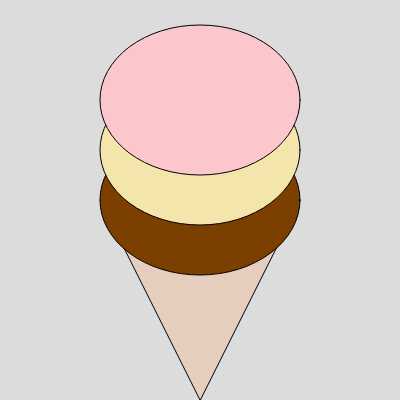
Frame 1 (no input)
Frame 60 (no input): identical to frame 1, image omitted
Frame 120 (the mouse pressed at the canvas centre since frame 60): identical to frame 1, image omitted

The p5.js sketch that drew this single still picture (run headless with seeded random() and noise() and a simulated clock; from frame 60 on, the mouse is pressed at the canvas centre):

// p5.js sketch
// ── sketch.js
function setup() {
  createCanvas(400, 400);
}

function draw() {
  background(220);

  fill(229, 206, 189); 
  triangle(200, 400, 100, 200, 300, 200); 

  fill(123, 63, 0); 
  ellipse(200, 200, 200, 150);
  
  fill(243, 229, 171); 
  ellipse(200, 150, 200, 150);
  
  fill(252, 199, 204); 
  ellipse(200, 100, 200, 150);
   
  
}
